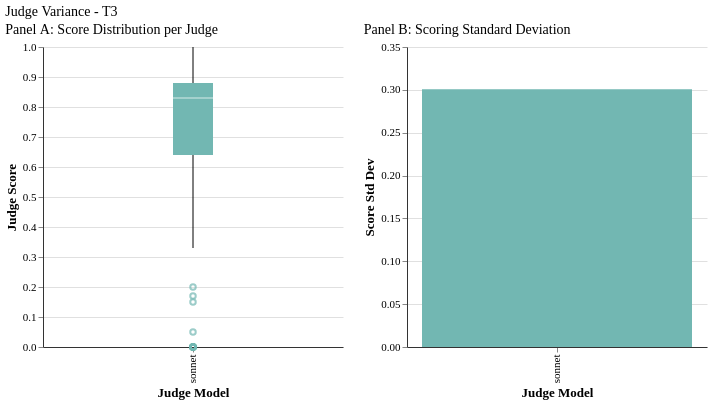

This figure's Vega-Lite source:
### Vega-Lite specification from a JSON file in a GitHub repository (floating-point values rounded to 4 significant figures)
{"config": {"font": "serif", "axis": {"labelFontSize": 11, "titleFontSize": 13, "gridColor": "#e0e0e0", "domainColor": "#333333"}, "legend": {"labelFontSize": 11, "titleFontSize": 12}, "title": {"fontSize": 14, "anchor": "start", "fontWeight": "normal"}, "view": {"stroke": null, "continuousWidth": 400, "continuousHeight": 300}, "mark": {"tooltip": true}}, "hconcat": [{"data": {"name": "data-8f811836e06ae58d567c7b039a709dda"}, "mark": {"type": "boxplot", "size": 40}, "encoding": {"color": {"field": "judge_display", "legend": null, "scale": {"domain": ["sonnet"], "range": ["#72B7B2"]}, "title": "Judge", "type": "nominal"}, "x": {"field": "judge_display", "sort": ["sonnet"], "title": "Judge Model", "type": "nominal"}, "y": {"field": "judge_score", "scale": {"domain": [0.0, 1.0]}, "title": "Judge Score", "type": "quantitative"}}, "title": "Panel A: Score Distribution per Judge", "width": 300}, {"data": {"name": "data-75035197f6187a249d4e27eb00a3906b"}, "mark": {"type": "bar"}, "encoding": {"color": {"field": "judge_display", "legend": null, "scale": {"domain": ["sonnet"], "range": ["#72B7B2"]}, "type": "nominal"}, "tooltip": [{"field": "judge_display", "title": "Judge", "type": "nominal"}, {"field": "score_std", "format": ".3f", "title": "Std Dev", "type": "quantitative"}], "x": {"field": "judge_display", "sort": ["sonnet"], "title": "Judge Model", "type": "nominal"}, "y": {"field": "score_std", "scale": {"domain": [0, 0.35]}, "title": "Score Std Dev", "type": "quantitative"}}, "title": "Panel B: Scoring Standard Deviation", "width": 300}], "title": "Judge Variance - T3", "$schema": "https://vega.github.io/schema/vega-lite/v6.1.0.json", "datasets": {"data-8f811836e06ae58d567c7b039a709dda": [{"tier": "T3", "judge_model": "sonnet", "judge_score": 0.836, "judge_display": "sonnet"}, {"tier": "T3", "judge_model": "sonnet", "judge_score": 0.893, "judge_display": "sonnet"}, {"tier": "T3", "judge_model": "sonnet", "judge_score": 0.84, "judge_display": "sonnet"}, {"tier": "T3", "judge_model": "sonnet", "judge_score": 0.63, "judge_display": "sonnet"}, {"tier": "T3", "judge_model": "sonnet", "judge_score": 0.0, "judge_display": "sonnet"}, {"tier": "T3", "judge_model": "sonnet", "judge_score": 0.84, "judge_display": "sonnet"}, {"tier": "T3", "judge_model": "sonnet", "judge_score": 0.84, "judge_display": "sonnet"}, {"tier": "T3", "judge_model": "sonnet", "judge_score": 0.88, "judge_display": "sonnet"}, {"tier": "T3", "judge_model": "sonnet", "judge_score": 0.83, "judge_display": "sonnet"}, {"tier": "T3", "judge_model": "sonnet", "judge_score": 0.88, "judge_display": "sonnet"}, {"tier": "T3", "judge_model": "sonnet", "judge_score": 0.875, "judge_display": "sonnet"}, {"tier": "T3", "judge_model": "sonnet", "judge_score": 0.0, "judge_display": "sonnet"}, {"tier": "T3", "judge_model": "sonnet", "judge_score": 0.88, "judge_display": "sonnet"}, {"tier": "T3", "judge_model": "sonnet", "judge_score": 0.78, "judge_display": "sonnet"}, {"tier": "T3", "judge_model": "sonnet", "judge_score": 0.64, "judge_display": "sonnet"}, {"tier": "T3", "judge_model": "sonnet", "judge_score": 0.9, "judge_display": "sonnet"}, {"tier": "T3", "judge_model": "sonnet", "judge_score": 0.85, "judge_display": "sonnet"}, {"tier": "T3", "judge_model": "sonnet", "judge_score": 1.0, "judge_display": "sonnet"}, {"tier": "T3", "judge_model": "sonnet", "judge_score": 0.9, "judge_display": "sonnet"}, {"tier": "T3", "judge_model": "sonnet", "judge_score": 1.0, "judge_display": "sonnet"}, {"tier": "T3", "judge_model": "sonnet", "judge_score": 0.33, "judge_display": "sonnet"}, {"tier": "T3", "judge_model": "sonnet", "judge_score": 0.83, "judge_display": "sonnet"}, {"tier": "T3", "judge_model": "sonnet", "judge_score": 0.67, "judge_display": "sonnet"}, {"tier": "T3", "judge_model": "sonnet", "judge_score": 1.0, "judge_display": "sonnet"}, {"tier": "T3", "judge_model": "sonnet", "judge_score": 0.83, "judge_display": "sonnet"}, {"tier": "T3", "judge_model": "sonnet", "judge_score": 0.0, "judge_display": "sonnet"}, {"tier": "T3", "judge_model": "sonnet", "judge_score": 1.0, "judge_display": "sonnet"}, {"tier": "T3", "judge_model": "sonnet", "judge_score": 0.17, "judge_display": "sonnet"}, {"tier": "T3", "judge_model": "sonnet", "judge_score": 0.67, "judge_display": "sonnet"}, {"tier": "T3", "judge_model": "sonnet", "judge_score": 0.56, "judge_display": "sonnet"}, {"tier": "T3", "judge_model": "sonnet", "judge_score": 0.83, "judge_display": "sonnet"}, {"tier": "T3", "judge_model": "sonnet", "judge_score": 0.83, "judge_display": "sonnet"}, {"tier": "T3", "judge_model": "sonnet", "judge_score": 0.83, "judge_display": "sonnet"}, {"tier": "T3", "judge_model": "sonnet", "judge_score": 1.0, "judge_display": "sonnet"}, {"tier": "T3", "judge_model": "sonnet", "judge_score": 0.5, "judge_display": "sonnet"}, {"tier": "T3", "judge_model": "sonnet", "judge_score": 0.83, "judge_display": "sonnet"}, {"tier": "T3", "judge_model": "sonnet", "judge_score": 0.5, "judge_display": "sonnet"}, {"tier": "T3", "judge_model": "sonnet", "judge_score": 0.0, "judge_display": "sonnet"}, {"tier": "T3", "judge_model": "sonnet", "judge_score": 0.0, "judge_display": "sonnet"}, {"tier": "T3", "judge_model": "sonnet", "judge_score": 0.67, "judge_display": "sonnet"}, {"tier": "T3", "judge_model": "sonnet", "judge_score": 0.0, "judge_display": "sonnet"}, {"tier": "T3", "judge_model": "sonnet", "judge_score": 0.89, "judge_display": "sonnet"}, {"tier": "T3", "judge_model": "sonnet", "judge_score": 1.0, "judge_display": "sonnet"}, {"tier": "T3", "judge_model": "sonnet", "judge_score": 0.833, "judge_display": "sonnet"}, {"tier": "T3", "judge_model": "sonnet", "judge_score": 0.833, "judge_display": "sonnet"}, {"tier": "T3", "judge_model": "sonnet", "judge_score": 0.0, "judge_display": "sonnet"}, {"tier": "T3", "judge_model": "sonnet", "judge_score": 0.83, "judge_display": "sonnet"}, {"tier": "T3", "judge_model": "sonnet", "judge_score": 1.0, "judge_display": "sonnet"}, {"tier": "T3", "judge_model": "sonnet", "judge_score": 0.83, "judge_display": "sonnet"}, {"tier": "T3", "judge_model": "sonnet", "judge_score": 1.0, "judge_display": "sonnet"}, {"tier": "T3", "judge_model": "sonnet", "judge_score": 0.33, "judge_display": "sonnet"}, {"tier": "T3", "judge_model": "sonnet", "judge_score": 0.33, "judge_display": "sonnet"}, {"tier": "T3", "judge_model": "sonnet", "judge_score": 0.67, "judge_display": "sonnet"}, {"tier": "T3", "judge_model": "sonnet", "judge_score": 0.83, "judge_display": "sonnet"}, {"tier": "T3", "judge_model": "sonnet", "judge_score": 0.833, "judge_display": "sonnet"}, {"tier": "T3", "judge_model": "sonnet", "judge_score": 0.83, "judge_display": "sonnet"}, {"tier": "T3", "judge_model": "sonnet", "judge_score": 1.0, "judge_display": "sonnet"}, {"tier": "T3", "judge_model": "sonnet", "judge_score": 0.72, "judge_display": "sonnet"}, {"tier": "T3", "judge_model": "sonnet", "judge_score": 0.833, "judge_display": "sonnet"}, {"tier": "T3", "judge_model": "sonnet", "judge_score": 0.67, "judge_display": "sonnet"}, {"tier": "T3", "judge_model": "sonnet", "judge_score": 1.0, "judge_display": "sonnet"}, {"tier": "T3", "judge_model": "sonnet", "judge_score": 0.67, "judge_display": "sonnet"}, {"tier": "T3", "judge_model": "sonnet", "judge_score": 0.83, "judge_display": "sonnet"}, {"tier": "T3", "judge_model": "sonnet", "judge_score": 0.0, "judge_display": "sonnet"}, {"tier": "T3", "judge_model": "sonnet", "judge_score": 1.0, "judge_display": "sonnet"}, {"tier": "T3", "judge_model": "sonnet", "judge_score": 0.67, "judge_display": "sonnet"}, {"tier": "T3", "judge_model": "sonnet", "judge_score": 0.67, "judge_display": "sonnet"}, {"tier": "T3", "judge_model": "sonnet", "judge_score": 0.89, "judge_display": "sonnet"}, {"tier": "T3", "judge_model": "sonnet", "judge_score": 1.0, "judge_display": "sonnet"}, {"tier": "T3", "judge_model": "sonnet", "judge_score": 0.833, "judge_display": "sonnet"}, {"tier": "T3", "judge_model": "sonnet", "judge_score": 0.67, "judge_display": "sonnet"}, {"tier": "T3", "judge_model": "sonnet", "judge_score": 0.83, "judge_display": "sonnet"}, {"tier": "T3", "judge_model": "sonnet", "judge_score": 0.67, "judge_display": "sonnet"}, {"tier": "T3", "judge_model": "sonnet", "judge_score": 0.83, "judge_display": "sonnet"}, {"tier": "T3", "judge_model": "sonnet", "judge_score": 0.0, "judge_display": "sonnet"}, {"tier": "T3", "judge_model": "sonnet", "judge_score": 1.0, "judge_display": "sonnet"}, {"tier": "T3", "judge_model": "sonnet", "judge_score": 0.67, "judge_display": "sonnet"}, {"tier": "T3", "judge_model": "sonnet", "judge_score": 1.0, "judge_display": "sonnet"}, {"tier": "T3", "judge_model": "sonnet", "judge_score": 0.833, "judge_display": "sonnet"}, {"tier": "T3", "judge_model": "sonnet", "judge_score": 1.0, "judge_display": "sonnet"}, {"tier": "T3", "judge_model": "sonnet", "judge_score": 1.0, "judge_display": "sonnet"}, {"tier": "T3", "judge_model": "sonnet", "judge_score": 1.0, "judge_display": "sonnet"}, {"tier": "T3", "judge_model": "sonnet", "judge_score": 0.67, "judge_display": "sonnet"}, {"tier": "T3", "judge_model": "sonnet", "judge_score": 1.0, "judge_display": "sonnet"}, {"tier": "T3", "judge_model": "sonnet", "judge_score": 0.83, "judge_display": "sonnet"}, {"tier": "T3", "judge_model": "sonnet", "judge_score": 0.67, "judge_display": "sonnet"}, {"tier": "T3", "judge_model": "sonnet", "judge_score": 0.0, "judge_display": "sonnet"}, {"tier": "T3", "judge_model": "sonnet", "judge_score": 0.67, "judge_display": "sonnet"}, {"tier": "T3", "judge_model": "sonnet", "judge_score": 0.833, "judge_display": "sonnet"}, {"tier": "T3", "judge_model": "sonnet", "judge_score": 0.83, "judge_display": "sonnet"}, {"tier": "T3", "judge_model": "sonnet", "judge_score": 0.5, "judge_display": "sonnet"}, {"tier": "T3", "judge_model": "sonnet", "judge_score": 0.83, "judge_display": "sonnet"}, {"tier": "T3", "judge_model": "sonnet", "judge_score": 0.89, "judge_display": "sonnet"}, {"tier": "T3", "judge_model": "sonnet", "judge_score": 0.67, "judge_display": "sonnet"}, {"tier": "T3", "judge_model": "sonnet", "judge_score": 0.33, "judge_display": "sonnet"}, {"tier": "T3", "judge_model": "sonnet", "judge_score": 0.67, "judge_display": "sonnet"}, {"tier": "T3", "judge_model": "sonnet", "judge_score": 0.72, "judge_display": "sonnet"}, {"tier": "T3", "judge_model": "sonnet", "judge_score": 1.0, "judge_display": "sonnet"}, {"tier": "T3", "judge_model": "sonnet", "judge_score": 0.83, "judge_display": "sonnet"}, {"tier": "T3", "judge_model": "sonnet", "judge_score": 1.0, "judge_display": "sonnet"}, {"tier": "T3", "judge_model": "sonnet", "judge_score": 0.67, "judge_display": "sonnet"}, {"tier": "T3", "judge_model": "sonnet", "judge_score": 1.0, "judge_display": "sonnet"}, {"tier": "T3", "judge_model": "sonnet", "judge_score": 0.67, "judge_display": "sonnet"}, {"tier": "T3", "judge_model": "sonnet", "judge_score": 1.0, "judge_display": "sonnet"}, {"tier": "T3", "judge_model": "sonnet", "judge_score": 0.0, "judge_display": "sonnet"}, {"tier": "T3", "judge_model": "sonnet", "judge_score": 0.833, "judge_display": "sonnet"}, {"tier": "T3", "judge_model": "sonnet", "judge_score": 0.67, "judge_display": "sonnet"}, {"tier": "T3", "judge_model": "sonnet", "judge_score": 0.0, "judge_display": "sonnet"}, {"tier": "T3", "judge_model": "sonnet", "judge_score": 0.76, "judge_display": "sonnet"}, {"tier": "T3", "judge_model": "sonnet", "judge_score": 0.52, "judge_display": "sonnet"}, {"tier": "T3", "judge_model": "sonnet", "judge_score": 0.58, "judge_display": "sonnet"}, {"tier": "T3", "judge_model": "sonnet", "judge_score": 0.62, "judge_display": "sonnet"}, {"tier": "T3", "judge_model": "sonnet", "judge_score": 0.81, "judge_display": "sonnet"}, {"tier": "T3", "judge_model": "sonnet", "judge_score": 0.82, "judge_display": "sonnet"}, {"tier": "T3", "judge_model": "sonnet", "judge_score": 0.15, "judge_display": "sonnet"}, {"tier": "T3", "judge_model": "sonnet", "judge_score": 0.67, "judge_display": "sonnet"}, {"tier": "T3", "judge_model": "sonnet", "judge_score": 0.2, "judge_display": "sonnet"}, {"tier": "T3", "judge_model": "sonnet", "judge_score": 0.85, "judge_display": "sonnet"}, {"tier": "T3", "judge_model": "sonnet", "judge_score": 0.62, "judge_display": "sonnet"}, {"tier": "T3", "judge_model": "sonnet", "judge_score": 0.55, "judge_display": "sonnet"}, {"tier": "T3", "judge_model": "sonnet", "judge_score": 0.05, "judge_display": "sonnet"}], "data-75035197f6187a249d4e27eb00a3906b": [{"judge_display": "sonnet", "score_std": 0.3009}]}}
